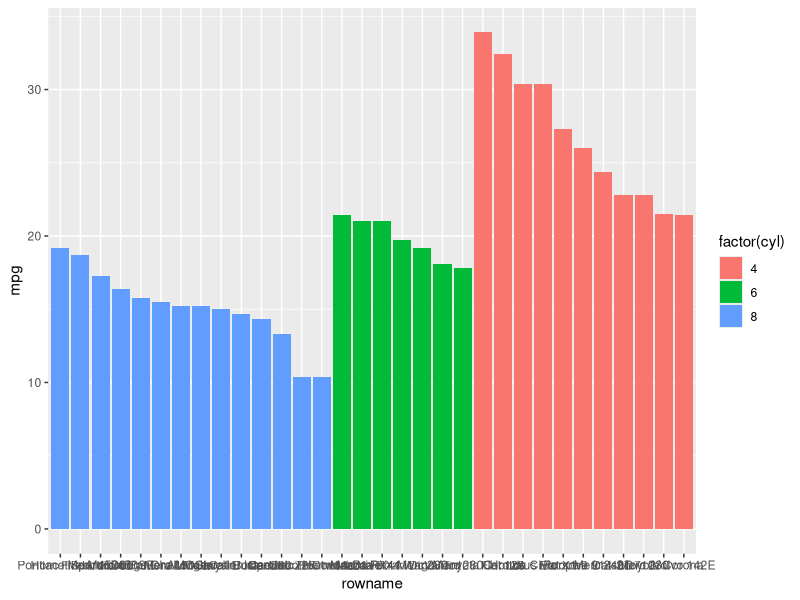

Write R code to recreate this figure.
library(tidyverse);
mt <- mtcars %>% rownames_to_column() %>% arrange( -cyl, -mpg  );

mt$rowname <- factor(mt$rowname, levels = as.character(mt$rowname));

mt %>% ggplot( aes( x = rowname, y = mpg, fill = factor(cyl) ) ) + geom_bar( stat = "identity" );

